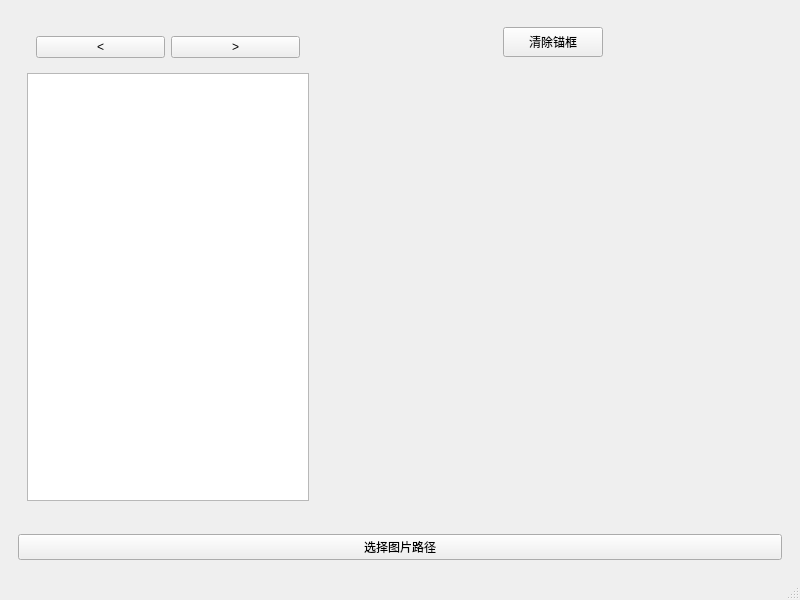
<?xml version="1.0" encoding="UTF-8"?>
<ui version="4.0">
 <class>MainWindow</class>
 <widget class="QMainWindow" name="MainWindow">
  <property name="geometry">
   <rect>
    <x>0</x>
    <y>0</y>
    <width>800</width>
    <height>600</height>
   </rect>
  </property>
  <property name="windowTitle">
   <string>MainWindow</string>
  </property>
  <widget class="QWidget" name="centralwidget">
   <layout class="QVBoxLayout" name="verticalLayout">
    <item>
     <widget class="QWidget" name="widget" native="true">
      <layout class="QHBoxLayout" name="horizontalLayout">
       <item>
        <widget class="QWidget" name="widget_3" native="true">
         <property name="maximumSize">
          <size>
           <width>300</width>
           <height>16777215</height>
          </size>
         </property>
         <layout class="QVBoxLayout" name="verticalLayout_2">
          <item>
           <widget class="QWidget" name="widget_4" native="true">
            <property name="minimumSize">
             <size>
              <width>0</width>
              <height>30</height>
             </size>
            </property>
            <layout class="QHBoxLayout" name="horizontalLayout_2">
             <item>
              <widget class="QPushButton" name="pb_lastImage">
               <property name="text">
                <string>&lt;</string>
               </property>
              </widget>
             </item>
             <item>
              <widget class="QPushButton" name="pb_nextImage">
               <property name="text">
                <string>&gt;</string>
               </property>
              </widget>
             </item>
            </layout>
           </widget>
          </item>
          <item>
           <widget class="QListWidget" name="lw_images">
            <property name="maximumSize">
             <size>
              <width>16777215</width>
              <height>16777215</height>
             </size>
            </property>
           </widget>
          </item>
         </layout>
        </widget>
       </item>
       <item>
        <widget class="QWidget" name="widget_5" native="true">
         <layout class="QVBoxLayout" name="verticalLayout_4">
          <item>
           <widget class="QWidget" name="widget_6" native="true">
            <property name="minimumSize">
             <size>
              <width>0</width>
              <height>30</height>
             </size>
            </property>
            <property name="maximumSize">
             <size>
              <width>16777215</width>
              <height>30</height>
             </size>
            </property>
            <layout class="QGridLayout" name="gridLayout">
             <property name="topMargin">
              <number>0</number>
             </property>
             <property name="bottomMargin">
              <number>0</number>
             </property>
             <item row="0" column="0">
              <widget class="QPushButton" name="pb_clearAnchors">
               <property name="sizePolicy">
                <sizepolicy hsizetype="Minimum" vsizetype="Expanding">
                 <horstretch>0</horstretch>
                 <verstretch>0</verstretch>
                </sizepolicy>
               </property>
               <property name="minimumSize">
                <size>
                 <width>0</width>
                 <height>30</height>
                </size>
               </property>
               <property name="maximumSize">
                <size>
                 <width>100</width>
                 <height>16777215</height>
                </size>
               </property>
               <property name="text">
                <string>清除锚框</string>
               </property>
              </widget>
             </item>
            </layout>
           </widget>
          </item>
          <item>
           <widget class="ImageViewer" name="lb_view">
            <property name="text">
             <string/>
            </property>
            <property name="alignment">
             <set>Qt::AlignLeading|Qt::AlignLeft|Qt::AlignTop</set>
            </property>
           </widget>
          </item>
         </layout>
        </widget>
       </item>
      </layout>
     </widget>
    </item>
    <item alignment="Qt::AlignVCenter">
     <widget class="QWidget" name="widget_2" native="true">
      <property name="minimumSize">
       <size>
        <width>0</width>
        <height>30</height>
       </size>
      </property>
      <property name="maximumSize">
       <size>
        <width>16777215</width>
        <height>50</height>
       </size>
      </property>
      <layout class="QVBoxLayout" name="verticalLayout_3">
       <item>
        <widget class="QPushButton" name="pb_imageDir">
         <property name="text">
          <string>选择图片路径</string>
         </property>
        </widget>
       </item>
      </layout>
     </widget>
    </item>
   </layout>
  </widget>
  <widget class="QMenuBar" name="menubar">
   <property name="geometry">
    <rect>
     <x>0</x>
     <y>0</y>
     <width>800</width>
     <height>22</height>
    </rect>
   </property>
  </widget>
  <widget class="QStatusBar" name="statusbar"/>
 </widget>
 <customwidgets>
  <customwidget>
   <class>ImageViewer</class>
   <extends>QLabel</extends>
   <header>ImageViewer.h</header>
  </customwidget>
 </customwidgets>
 <resources/>
 <connections/>
</ui>
